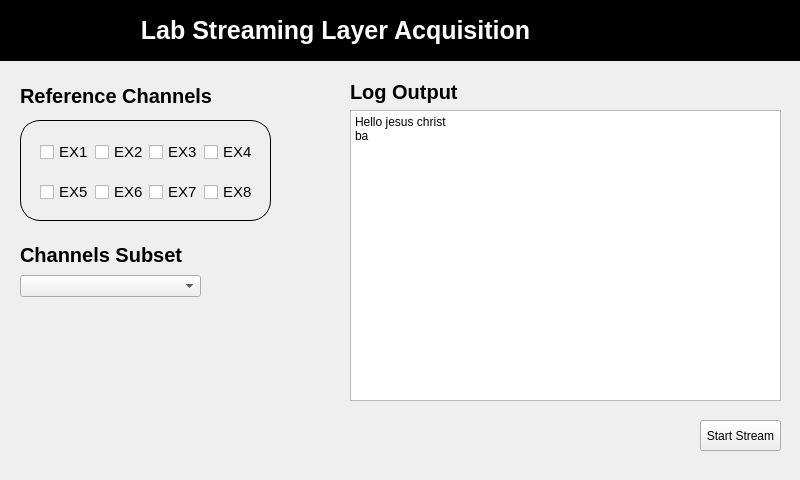
<?xml version="1.0" encoding="UTF-8"?>
<ui version="4.0">
 <class>BioSemi_AcquisitionClass</class>
 <widget class="QMainWindow" name="BioSemi_AcquisitionClass">
  <property name="geometry">
   <rect>
    <x>0</x>
    <y>0</y>
    <width>800</width>
    <height>480</height>
   </rect>
  </property>
  <property name="minimumSize">
   <size>
    <width>800</width>
    <height>480</height>
   </size>
  </property>
  <property name="maximumSize">
   <size>
    <width>800</width>
    <height>480</height>
   </size>
  </property>
  <property name="windowTitle">
   <string>BioSemi LSL Streamer</string>
  </property>
  <widget class="QWidget" name="centralwidget">
   <widget class="QFrame" name="labelFrame">
    <property name="geometry">
     <rect>
      <x>0</x>
      <y>0</y>
      <width>861</width>
      <height>61</height>
     </rect>
    </property>
    <property name="styleSheet">
     <string notr="true">#labelFrame {
	background-color:black;
}</string>
    </property>
    <property name="frameShape">
     <enum>QFrame::StyledPanel</enum>
    </property>
    <property name="frameShadow">
     <enum>QFrame::Raised</enum>
    </property>
    <widget class="QLabel" name="bioSemiIcon">
     <property name="geometry">
      <rect>
       <x>10</x>
       <y>10</y>
       <width>91</width>
       <height>41</height>
      </rect>
     </property>
     <property name="acceptDrops">
      <bool>false</bool>
     </property>
     <property name="autoFillBackground">
      <bool>false</bool>
     </property>
     <property name="styleSheet">
      <string notr="true"/>
     </property>
     <property name="frameShape">
      <enum>QFrame::NoFrame</enum>
     </property>
     <property name="text">
      <string/>
     </property>
     <property name="pixmap">
      <pixmap resource="BioSemi_Acquisition.qrc">:/BionSemi_Acquisition/icons/logo_small1.gif</pixmap>
     </property>
     <property name="scaledContents">
      <bool>true</bool>
     </property>
     <property name="wordWrap">
      <bool>false</bool>
     </property>
    </widget>
    <widget class="QLabel" name="cognixIcon">
     <property name="geometry">
      <rect>
       <x>580</x>
       <y>0</y>
       <width>201</width>
       <height>61</height>
      </rect>
     </property>
     <property name="styleSheet">
      <string notr="true"/>
     </property>
     <property name="text">
      <string/>
     </property>
     <property name="pixmap">
      <pixmap resource="BioSemi_Acquisition.qrc">:/BionSemi_Acquisition/icons/brand_no_words.png</pixmap>
     </property>
     <property name="scaledContents">
      <bool>true</bool>
     </property>
    </widget>
    <widget class="QLabel" name="label">
     <property name="geometry">
      <rect>
       <x>110</x>
       <y>0</y>
       <width>451</width>
       <height>61</height>
      </rect>
     </property>
     <property name="styleSheet">
      <string notr="true">QLabel {
	color:white;
	font-size:25px;
	font-weight:bold;
}</string>
     </property>
     <property name="text">
      <string>Lab Streaming Layer Acquisition</string>
     </property>
     <property name="alignment">
      <set>Qt::AlignCenter</set>
     </property>
    </widget>
   </widget>
   <widget class="QLabel" name="refChanLabel">
    <property name="geometry">
     <rect>
      <x>20</x>
      <y>80</y>
      <width>191</width>
      <height>31</height>
     </rect>
    </property>
    <property name="styleSheet">
     <string notr="true">QLabel {
	font-size: 20px;
	font-weight:bold;
}</string>
    </property>
    <property name="text">
     <string>Reference Channels</string>
    </property>
   </widget>
   <widget class="QFrame" name="refChanContainer">
    <property name="geometry">
     <rect>
      <x>20</x>
      <y>120</y>
      <width>251</width>
      <height>101</height>
     </rect>
    </property>
    <property name="styleSheet">
     <string notr="true">#refChanContainer {
	border: 1px solid black;
	border-radius: 20px;
}</string>
    </property>
    <property name="frameShape">
     <enum>QFrame::StyledPanel</enum>
    </property>
    <property name="frameShadow">
     <enum>QFrame::Raised</enum>
    </property>
    <widget class="QWidget" name="layoutWidget">
     <property name="geometry">
      <rect>
       <x>20</x>
       <y>10</y>
       <width>212</width>
       <height>86</height>
      </rect>
     </property>
     <layout class="QGridLayout" name="gridLayout">
      <item row="1" column="0">
       <widget class="QCheckBox" name="ex5">
        <property name="styleSheet">
         <string notr="true">QCheckBox {
	font-size:15px;
}</string>
        </property>
        <property name="text">
         <string>EX5</string>
        </property>
        <property name="iconSize">
         <size>
          <width>16</width>
          <height>16</height>
         </size>
        </property>
       </widget>
      </item>
      <item row="0" column="3">
       <widget class="QCheckBox" name="ex4">
        <property name="styleSheet">
         <string notr="true">QCheckBox {
	font-size:15px;
}</string>
        </property>
        <property name="text">
         <string>EX4</string>
        </property>
        <property name="iconSize">
         <size>
          <width>16</width>
          <height>16</height>
         </size>
        </property>
       </widget>
      </item>
      <item row="0" column="0">
       <widget class="QCheckBox" name="ex1">
        <property name="styleSheet">
         <string notr="true">QCheckBox {
	font-size:15px;
}</string>
        </property>
        <property name="text">
         <string>EX1</string>
        </property>
        <property name="iconSize">
         <size>
          <width>16</width>
          <height>16</height>
         </size>
        </property>
       </widget>
      </item>
      <item row="1" column="3">
       <widget class="QCheckBox" name="ex8">
        <property name="styleSheet">
         <string notr="true">QCheckBox {
	font-size:15px;
}</string>
        </property>
        <property name="text">
         <string>EX8</string>
        </property>
        <property name="iconSize">
         <size>
          <width>16</width>
          <height>16</height>
         </size>
        </property>
       </widget>
      </item>
      <item row="0" column="1">
       <widget class="QCheckBox" name="ex2">
        <property name="styleSheet">
         <string notr="true">QCheckBox {
	font-size:15px;
}</string>
        </property>
        <property name="text">
         <string>EX2</string>
        </property>
        <property name="iconSize">
         <size>
          <width>16</width>
          <height>16</height>
         </size>
        </property>
       </widget>
      </item>
      <item row="1" column="2">
       <widget class="QCheckBox" name="ex7">
        <property name="styleSheet">
         <string notr="true">QCheckBox {
	font-size:15px;
}</string>
        </property>
        <property name="text">
         <string>EX7</string>
        </property>
        <property name="iconSize">
         <size>
          <width>16</width>
          <height>16</height>
         </size>
        </property>
       </widget>
      </item>
      <item row="1" column="1">
       <widget class="QCheckBox" name="ex6">
        <property name="styleSheet">
         <string notr="true">QCheckBox {
	font-size:15px;
}</string>
        </property>
        <property name="text">
         <string>EX6</string>
        </property>
        <property name="iconSize">
         <size>
          <width>16</width>
          <height>16</height>
         </size>
        </property>
       </widget>
      </item>
      <item row="0" column="2">
       <widget class="QCheckBox" name="ex3">
        <property name="styleSheet">
         <string notr="true">QCheckBox {
	font-size:15px;
}</string>
        </property>
        <property name="text">
         <string>EX3</string>
        </property>
        <property name="iconSize">
         <size>
          <width>16</width>
          <height>16</height>
         </size>
        </property>
       </widget>
      </item>
     </layout>
    </widget>
   </widget>
   <widget class="QPushButton" name="startStreamButton">
    <property name="geometry">
     <rect>
      <x>700</x>
      <y>420</y>
      <width>81</width>
      <height>31</height>
     </rect>
    </property>
    <property name="text">
     <string>Start Stream</string>
    </property>
   </widget>
   <widget class="QWidget" name="layoutWidget">
    <property name="geometry">
     <rect>
      <x>20</x>
      <y>240</y>
      <width>181</width>
      <height>57</height>
     </rect>
    </property>
    <layout class="QVBoxLayout" name="verticalLayout">
     <item>
      <widget class="QLabel" name="subsetLabel">
       <property name="styleSheet">
        <string notr="true">QLabel {
	font-size: 20px;
	font-weight:bold;
}</string>
       </property>
       <property name="text">
        <string>Channels Subset</string>
       </property>
      </widget>
     </item>
     <item>
      <widget class="QComboBox" name="subsetChoice">
       <property name="editable">
        <bool>false</bool>
       </property>
       <property name="placeholderText">
        <string>Choose a Subset</string>
       </property>
       <item>
        <property name="text">
         <string>All</string>
        </property>
       </item>
       <item>
        <property name="text">
         <string>32</string>
        </property>
       </item>
       <item>
        <property name="text">
         <string>64</string>
        </property>
       </item>
       <item>
        <property name="text">
         <string>128</string>
        </property>
       </item>
       <item>
        <property name="text">
         <string>256</string>
        </property>
       </item>
      </widget>
     </item>
    </layout>
   </widget>
   <widget class="QWidget" name="layoutWidget">
    <property name="geometry">
     <rect>
      <x>350</x>
      <y>80</y>
      <width>431</width>
      <height>321</height>
     </rect>
    </property>
    <layout class="QVBoxLayout" name="verticalLayout_2">
     <item>
      <widget class="QLabel" name="logLabel">
       <property name="styleSheet">
        <string notr="true">QLabel {
	font-size: 20px;
	font-weight:bold;
}</string>
       </property>
       <property name="text">
        <string>Log Output</string>
       </property>
      </widget>
     </item>
     <item>
      <widget class="QTextEdit" name="logText">
       <property name="readOnly">
        <bool>true</bool>
       </property>
       <property name="html">
        <string>&lt;!DOCTYPE HTML PUBLIC &quot;-//W3C//DTD HTML 4.0//EN&quot; &quot;http://www.w3.org/TR/REC-html40/strict.dtd&quot;&gt;
&lt;html&gt;&lt;head&gt;&lt;meta name=&quot;qrichtext&quot; content=&quot;1&quot; /&gt;&lt;meta charset=&quot;utf-8&quot; /&gt;&lt;style type=&quot;text/css&quot;&gt;
p, li { white-space: pre-wrap; }
hr { height: 1px; border-width: 0; }
li.unchecked::marker { content: &quot;\2610&quot;; }
li.checked::marker { content: &quot;\2612&quot;; }
&lt;/style&gt;&lt;/head&gt;&lt;body style=&quot; font-family:'Segoe UI'; font-size:9pt; font-weight:400; font-style:normal;&quot;&gt;
&lt;p style=&quot; margin-top:0px; margin-bottom:0px; margin-left:0px; margin-right:0px; -qt-block-indent:0; text-indent:0px;&quot;&gt;Hello jesus christ&lt;/p&gt;
&lt;p style=&quot; margin-top:0px; margin-bottom:0px; margin-left:0px; margin-right:0px; -qt-block-indent:0; text-indent:0px;&quot;&gt;ba&lt;/p&gt;
&lt;p style=&quot;-qt-paragraph-type:empty; margin-top:0px; margin-bottom:0px; margin-left:0px; margin-right:0px; -qt-block-indent:0; text-indent:0px;&quot;&gt;&lt;br /&gt;&lt;/p&gt;&lt;/body&gt;&lt;/html&gt;</string>
       </property>
      </widget>
     </item>
    </layout>
   </widget>
  </widget>
 </widget>
 <resources>
  <include location="BioSemi_Acquisition.qrc"/>
  <include location="BioSemi_Acquisition.qrc"/>
  <include location="BionSemi_Acquisition.qrc"/>
 </resources>
 <connections/>
</ui>
